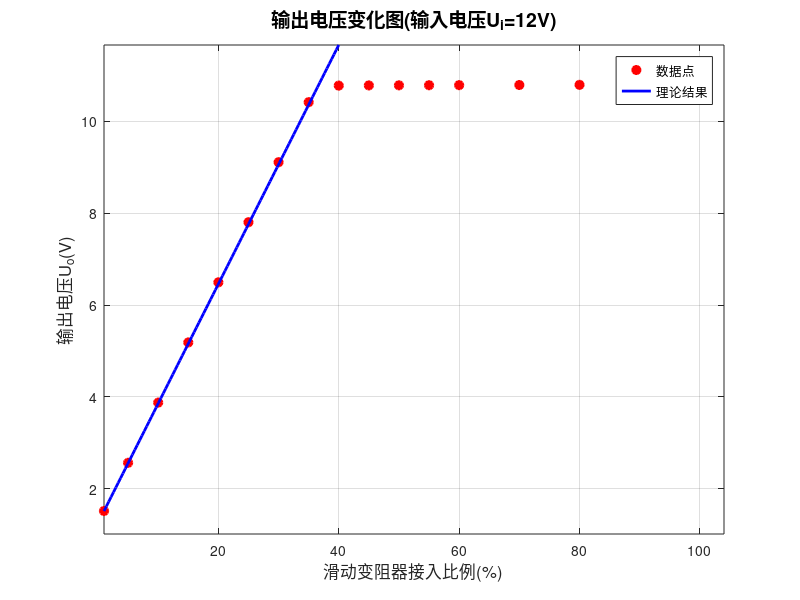

The MATLAB script that drew this image:
x = [1,5,10,15,20,25,30,35,40,45,50,55,60,70,80,90,99];
y = [1.512,2.562,3.874,5.185,6.495,7.805,9.113,10.421,10.782,10.786,10.788,10.79,10.792,10.795,10.798,10.8,10.801];
figure;
% 实心红点并添加连接线（'ro-'中'-'表示连接线）
plot(x, y, 'ro', 'MarkerSize', 6, 'LineWidth', 1.5, 'MarkerFaceColor', 'r');
hold on;
x_line = linspace(min(x), 40, 100);
y_line = 1.25 + (50 *1.25* x_line) / 240;
plot(x_line, y_line, 'b-', 'LineWidth', 2);
grid on;
xlabel('滑动变阻器接入比例(%)', 'FontSize', 12);
ylabel('输出电压U_o(V)', 'FontSize', 12);
title('输出电压变化图(输入电压U_i=12V)', 'FontSize', 14);
legend('数据点', '理论结果', 'Location', 'best');
xlim([min(x), max(x)+5]);
ylim([min([y, y_line])-0.5, max([y, y_line])]);